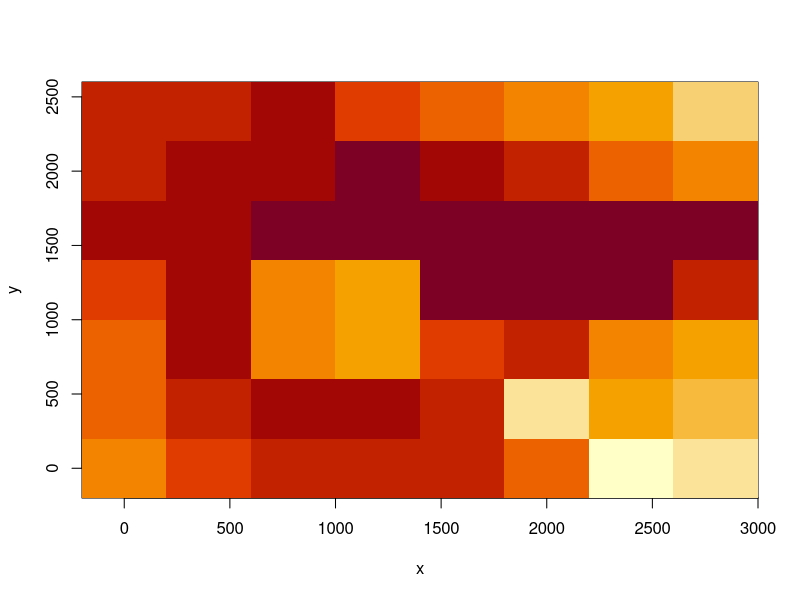
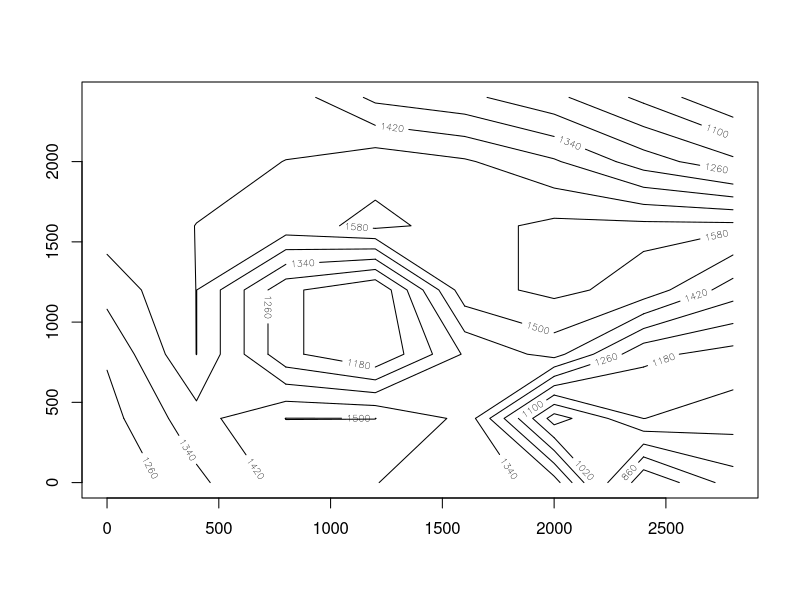
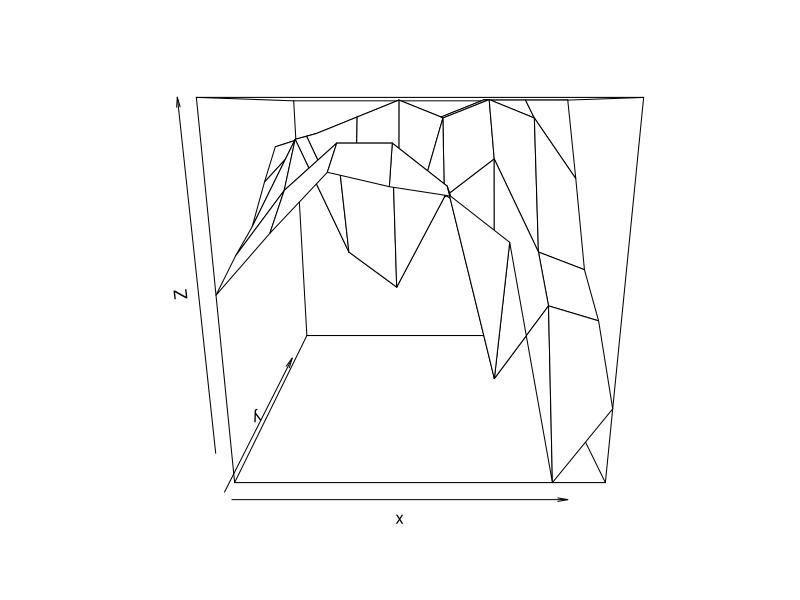

Reproduce these figures in R, in order.
# Example 3.12 on Page 175 on PDF version
x<-seq(0,2800, 400); y<-seq(0,2400,400)
z<-c(
1180, 1320, 1450, 1420, 1400, 1300,  700,  900,
1230, 1390, 1500, 1500, 1400,  900, 1100, 1060,
1270, 1500, 1200, 1100, 1350, 1450, 1200, 1150,
1370, 1500, 1200, 1100, 1550, 1600, 1550, 1380,
1460, 1500, 1550, 1600, 1550, 1600, 1600, 1600,
1450, 1480, 1500, 1550, 1510, 1430, 1300, 1200,
1430, 1450, 1470, 1320, 1280, 1200, 1080,  940
)

Z<-matrix(z, nrow=8)
image(x, y, Z) # 热力图
contour(x, y, Z, levels = seq(min(z), max(z), by = 80)) # 等值线图
persp(x, y, Z) # 网格曲面图